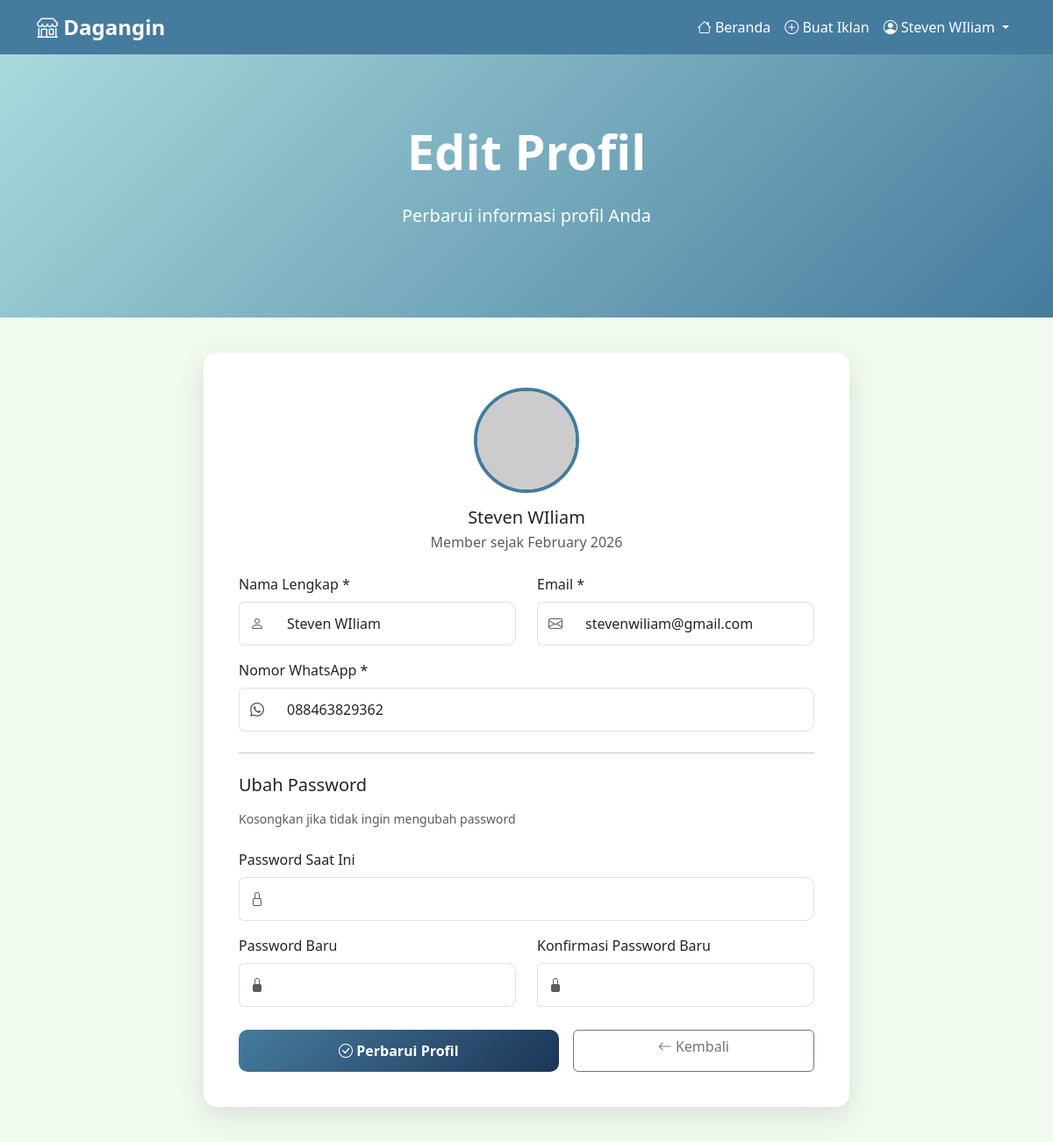
/edit-profile.php (signed in), run on the app's committed database.
### tables this page shows
CREATE TABLE `users` (
  `id` int(11) NOT NULL,
  `name` varchar(100) NOT NULL,
  `email` varchar(100) NOT NULL,
  `whatsapp` varchar(20) DEFAULT NULL,
  `password` varchar(255) NOT NULL,
  `created_at` datetime DEFAULT current_timestamp()
);

### config.php (called while the page is built, shortened)
<?php
function getUserName() {
    return isset($_SESSION['user_name']) ? $_SESSION['user_name'] : '';
}
function getUserId() {
    return isset($_SESSION['user_id']) ? $_SESSION['user_id'] : 0;
}
class Database {
    private $pdo;
    public function __construct($pdo) {
        $this->pdo = $pdo;
    }
    public function getUserById($id) {
        $sql = "SELECT * FROM users WHERE id = ?";
        $stmt = $this->pdo->prepare($sql);
        $stmt->execute([$id]);
        return $stmt->fetch();
    }
}
?>

### edit-profile.php (the view, shortened to what this page needs)
<?php
require_once 'config.php';
$userId = getUserId();
$user = $db->getUserById($userId);
?>
<!DOCTYPE html>
<html lang="id">
<head>
    <link href="https://cdn.jsdelivr.net/npm/bootstrap@5.3.0/dist/css/bootstrap.min.css" rel="stylesheet">
    <link rel="stylesheet" href="https://cdn.jsdelivr.net/npm/bootstrap-icons@1.11.0/font/bootstrap-icons.css">
</head>
<body>
    <nav class="navbar navbar-expand-lg navbar-light" style="background-color: #457b9d;">
        <div class="container">
            <a class="navbar-brand" href="index.php">
                <i class="bi bi-shop"></i> Dagangin
            </a>
            <div class="collapse navbar-collapse" id="navbarNav">
                <ul class="navbar-nav ms-auto">
                    <li class="nav-item">
                        <a class="nav-link" href="index.php">
                            <i class="bi bi-house"></i> Beranda
                        </a>
                    </li>
                    <li class="nav-item">
                        <a class="nav-link" href="post-ad.php">
                            <i class="bi bi-plus-circle"></i> Buat Iklan
                        </a>
                    </li>
                    <li class="nav-item dropdown">
                        <a class="nav-link dropdown-toggle" href="#" id="navbarDropdown" role="button" data-bs-toggle="dropdown">
                            <i class="bi bi-person-circle"></i> <?php echo htmlspecialchars(getUserName()); ?>
                        </a>
                    </li>
                </ul>
            </div>
        </div>
    </nav>
    <section class="hero-section">
        <div class="container text-center">
            <h1 class="display-4 fw-bold mb-4">Edit Profil</h1>
            <p class="lead mb-4">Perbarui informasi profil Anda</p>
        </div>
    </section>
    <section class="profile-section">
        <div class="container">
            <div class="row justify-content-center">
                <div class="col-lg-8">
                    <div class="profile-card">
                        <form method="POST" action="">
                            <div class="text-center mb-4">
                                <img src="https://ui-avatars.com/api/?name=<?php echo urlencode($user['name']); ?>&size=120"
                                     class="avatar-preview" alt="Profile Avatar">
                                <h5 class="mt-3 mb-1"><?php echo htmlspecialchars($user['name']); ?></h5>
                                <p class="text-muted">Member sejak <?php echo date('F Y', strtotime($user['created_at'])); ?></p>
                            </div>
                            <div class="row">
                                <div class="col-md-6">
                                    <div class="mb-3">
                                        <label for="name" class="form-label">Nama Lengkap *</label>
                                        <div class="input-group">
                                            <span class="input-group-text bg-white border-end-0">
                                                <i class="bi bi-person text-muted"></i>
                                            </span>
                                            <input type="text" class="form-control border-start-0" id="name" name="name"
                                                   value="<?php echo htmlspecialchars($user['name']); ?>" required>
                                        </div>
                                    </div>
                                </div>
                                <div class="col-md-6">
                                    <div class="mb-3">
                                        <label for="email" class="form-label">Email *</label>
                                        <div class="input-group">
                                            <span class="input-group-text bg-white border-end-0">
                                                <i class="bi bi-envelope text-muted"></i>
                                            </span>
                                            <input type="email" class="form-control border-start-0" id="email" name="email"
                                                   value="<?php echo htmlspecialchars($user['email']); ?>" required>
                                        </div>
                                    </div>
                                </div>
                            </div>
                            <div class="mb-3">
                                <label for="whatsapp" class="form-label">Nomor WhatsApp *</label>
                                <div class="input-group">
                                    <span class="input-group-text bg-white border-end-0">
                                        <i class="bi bi-whatsapp text-muted"></i>
                                    </span>
                                    <input type="tel" class="form-control border-start-0" id="whatsapp" name="whatsapp"
                                           value="<?php echo htmlspecialchars($user['whatsapp']); ?>" required>
                                </div>
                            </div>
                            <hr class="my-4">
                            <h5 class="mb-3">Ubah Password</h5>
                            <p class="text-muted small mb-4">Kosongkan jika tidak ingin mengubah password</p>
                            <div class="mb-3">
                                <label for="current_password" class="form-label">Password Saat Ini</label>
                                <div class="input-group">
                                    <span class="input-group-text bg-white border-end-0">
                                        <i class="bi bi-lock text-muted"></i>
                                    </span>
                                    <input type="password" class="form-control border-start-0" id="current_password" name="current_password">
                                </div>
                            </div>
                            <div class="row">
                                <div class="col-md-6">
                                    <div class="mb-3">
                                        <label for="new_password" class="form-label">Password Baru</label>
                                        <div class="input-group">
                                            <span class="input-group-text bg-white border-end-0">
                                                <i class="bi bi-lock-fill text-muted"></i>
                                            </span>
                                            <input type="password" class="form-control border-start-0" id="new_password" name="new_password">
                                        </div>
                                        <div class="password-strength" id="passwordStrength"></div>
                                    </div>
                                </div>
                                <div class="col-md-6">
                                    <div class="mb-3">
                                        <label for="confirm_password" class="form-label">Konfirmasi Password Baru</label>
                                        <div class="input-group">
                                            <span class="input-group-text bg-white border-end-0">
                                                <i class="bi bi-lock-fill text-muted"></i>
                                            </span>
                                            <input type="password" class="form-control border-start-0" id="confirm_password" name="confirm_password">
                                        </div>
                                    </div>
                                </div>
                            </div>
                            <div class="d-flex gap-3">
                                <button type="submit" class="btn btn-primary flex-fill">
                                    <i class="bi bi-check-circle"></i> Perbarui Profil
                                </button>
                                <a href="my-ad.php" class="btn btn-outline-secondary flex-fill">
                                    <i class="bi bi-arrow-left"></i> Kembali
                                </a>
                            </div>
                        </form>
                    </div>
                </div>
            </div>
        </div>
    </section>
</body>
</html>

### edit-profile.php (style rules this page uses)
:root { --primary-color: #457b9d; --secondary-color: #a8dadc; --accent-color: #f1faee; --dark-color: #1d3557; }
body { font-family: 'Segoe UI', Tahoma, Geneva, Verdana, sans-serif; background-color: #f8f9fa; }
.hero-section { background: linear-gradient(135deg, var(--secondary-color) 0%, var(--primary-color) 100%); color: white; padding: 60px 0; min-height: 300px; display: flex; align-items: center; }
.profile-section { background-color: var(--accent-color); padding: 40px 0; min-height: 100vh; }
.profile-card { background: white; border-radius: 15px; box-shadow: 0 10px 30px rgba(0,0,0,0.1); padding: 40px; border: none; }
.form-control, .form-select { border-radius: 10px; border: 1px solid #dee2e6; padding: 12px 15px; }
.btn-primary { background: linear-gradient(135deg, var(--primary-color) 0%, var(--dark-color) 100%); color: white; border: none; padding: 12px 30px; border-radius: 10px; font-weight: 600; transition: transform 0.3s; }
.avatar-preview { width: 120px; height: 120px; border-radius: 50%; object-fit: cover; border: 4px solid var(--primary-color); }
.navbar-brand { font-weight: bold; font-size: 1.5rem; }
.navbar-brand, .navbar-nav .nav-link { color: white !important; }
.password-strength { height: 5px; border-radius: 3px; margin-top: 5px; transition: all 0.3s; }

### data on the page
users: name "Steven WIliam", created_at "February 2026", email "stevenwiliam@gmail.com", whatsapp "088463829362"

### other printed values
getUserName() "Steven WIliam"
